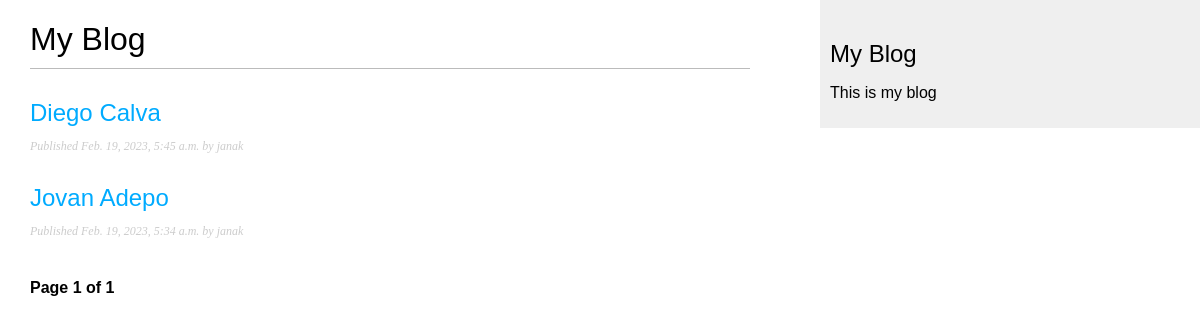
/blog/, run on an earlier commit of the app's database.
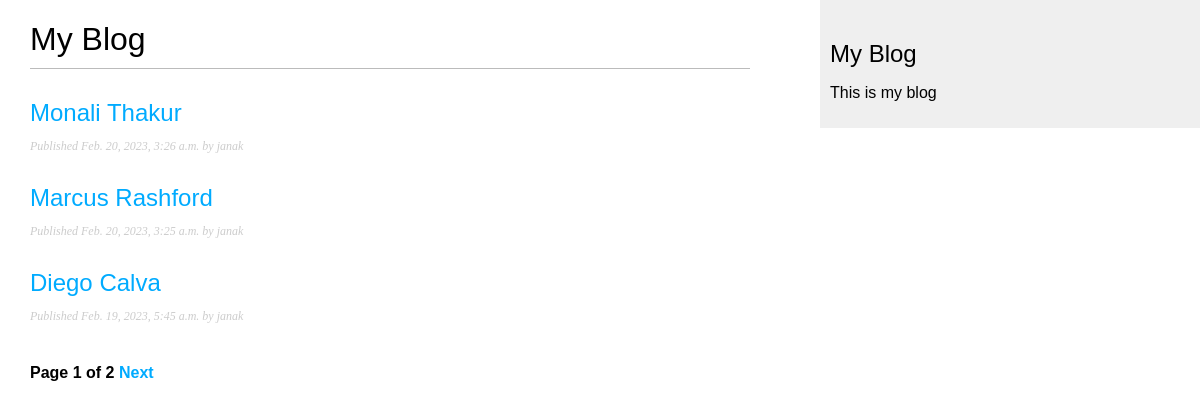
And on a later commit of the database.
### blog/models.py (models this page shows, shortened)
class Post(models.Model):
    class Status(models.TextChoices):
        DRAFT = 'DF','Draft'
        PUBLISHED = 'PB','Published'
    title = models.CharField(max_length=250)
    slug = models.SlugField(max_length=250,unique_for_date='publish')
    author = models.ForeignKey(User,on_delete=models.CASCADE,related_name='blog_posts')
    body = models.TextField()
    publish = models.DateTimeField(default=timezone.now)
    created = models.DateTimeField(auto_now_add=True)
    updated = models.DateTimeField(auto_now=True)
    status = models.CharField(max_length=2,choices=Status.choices,
    default=Status.DRAFT)
    objects = models.Manager() #The default manager
    published = PublishedManager() #Our custom manager
    class Meta:
        ordering = ['-publish']
        indexes = [
            models.Index(fields=['-publish']),
        ]
    def get_absolute_url(self):
        return reverse('blog:post_detail',
        args=[self.publish.year,
        self.publish.month,
        self.publish.day,
        self.slug])

### blog/views.py (the view)
# urls.py: path('',views.post_list,name='post_list'),
def post_list(request):
    post_list = Post.published.all()
    paginator = Paginator(post_list,3)
    page_number = request.GET.get('page')
    try:
        posts = paginator.page(page_number)
    except PageNotAnInteger:
        posts = paginator.page(1)
    except EmptyPage:
        posts = paginator.page(paginator.num_pages)
    return render(request,'blog/post/list.html',{'posts':posts})

### blog/models.py (called while the page is built)
    def get_queryset(self):
        return super().get_queryset().filter(status=Post.Status.PUBLISHED)

### blog/templates/blog/post/list.html (shortened to what this page needs)
{% extends "blog/base.html" %}
{% block content %}
<h1>My Blog</h1>
{% for post in posts %}
<h2>
    <a href="{{ post.get_absolute_url }}">
        {{ post.title }}
    </a>
</h2>
<p class="date">
    Published {{ post.publish }} by {{ post.author }}
</p>
{% endfor %}
{% include "pagination.html" with page=posts %}
{% endblock %}

### blog/templates/blog/base.html (shortened to what this page needs)
{% load static %}
<!DOCTYPE html>
<html>
    <head>
        <link href="{% static "blog/blog.css" %}" rel="stylesheet">
    </head>
    <body>
        <div id="content">
            {% block content %}
            {% endblock%}
        </div>
        <div id="sidebar">
            <h2>My Blog</h2>
            <p>This is my blog</p>
        </div>
    </body>
</html>

### blog/templates/pagination.html (shortened to what this page needs)
<div class="pagination">
    <span class="step-links">
        <span class="current">
            Page {{ page.number }} of {{ page.paginator.num_pages }}
        </span>
        {% if page.has_next %}
        <a href="?page={{ page.next_page_number }}">
            Next
        </a>
        {% endif %}
    </span>
</div>

### blog/static/blog/blog.css (style rules this page uses)
body { margin:0; padding:0; font-family:helvetica, sans-serif; }
a { color:#00abff; text-decoration:none; }
h1 { font-weight:normal; border-bottom:1px solid #bbb; padding:0 0 10px 0; }
h2 { font-weight:normal; margin:30px 0 0; }
#content { float:left; width:60%; padding:0 0 0 30px; }
#sidebar { float:right; width:30%; padding:10px; background:#efefef; height:100%; }
p.date { color:#ccc; font-family: georgia, serif; font-size: 12px; font-style: italic; }
.pagination { margin:40px 0; font-weight:bold; }

What changed in the data, as far as the page shows it:
no longer on this page (row unchanged): Post: title "Jovan Adepo", publish "Feb. 19, 2023, 5:34 a.m.", author "janak"
added Post: title "Monali Thakur", publish "Feb. 20, 2023, 3:26 a.m.", author "janak"
added Post: title "Marcus Rashford", publish "Feb. 20, 2023, 3:25 a.m.", author "janak"
Also different on the page:
{{ page.paginator.num_pages }}: "1" → "2"
text now shown: "Next"
